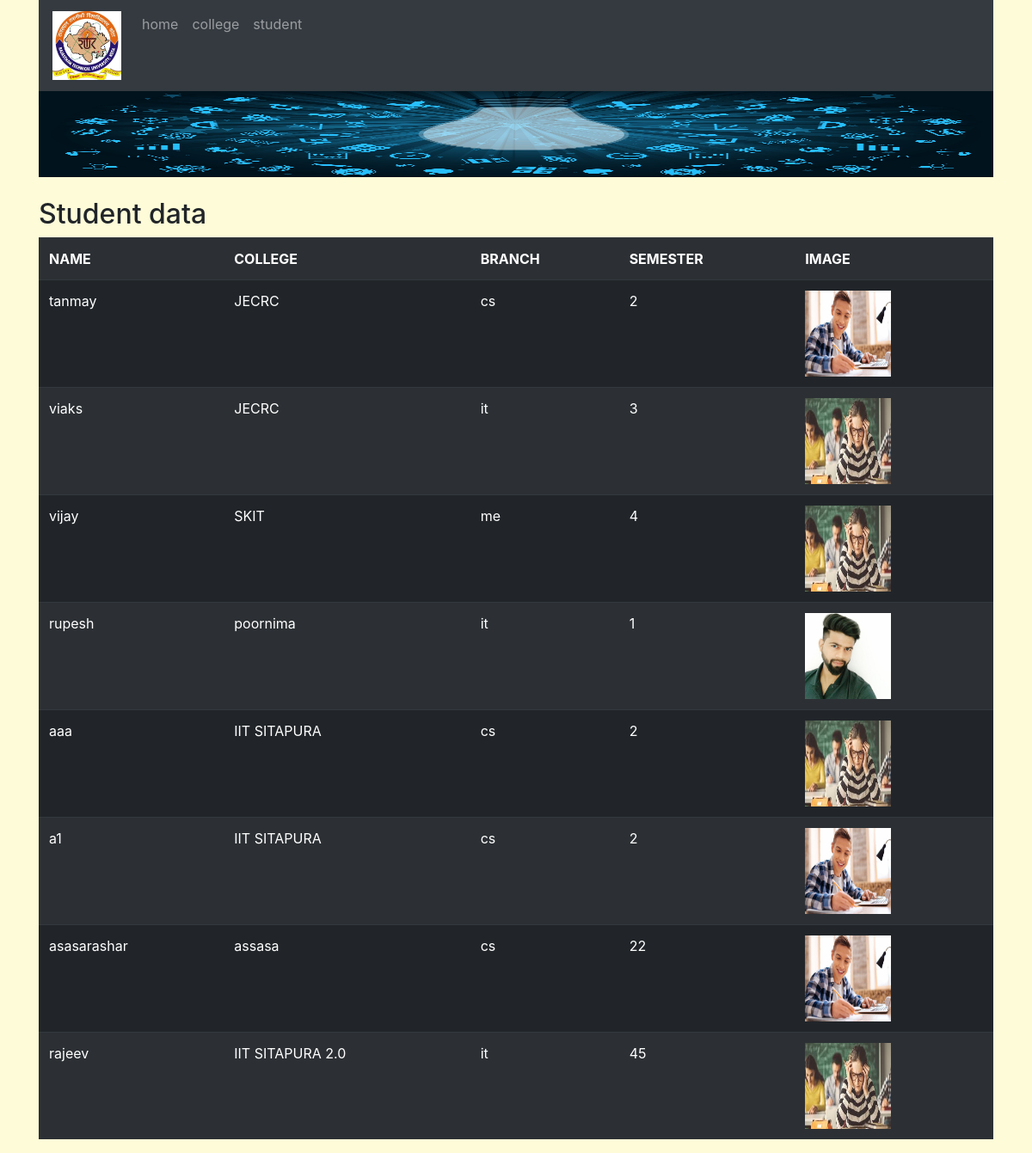
The page /student/ on the database its author committed.
### College/models.py (models this page shows, shortened)
class Student(models.Model):
    name= models.CharField(max_length=256)
    college= models.ForeignKey(College,on_delete=models.CASCADE)
    branch= models.CharField(max_length=25)
    semester= models.IntegerField()
    student_image = models.ImageField(upload_to= 'student/')

class College(models.Model):
    name = models.CharField(max_length=256)
    principal = models.CharField(max_length=100)
    location = models.CharField(max_length=256)
    college_image = models.ImageField(upload_to = 'college/')
    def __str__(self):
        return '{}'.format(self.name)

### College/views.py (the view)
# urls.py: path('student/',views.student,name='student'),
def student(request):
    student = Student.objects.all()
    return render(request,'college/student.html',{'S':student,'title':'Student'})

### templates/college/student.html (shortened to what this page needs)
{% extends 'college/base.html' %}
{% load static %}
    {% block content %}
    <div class="container">
      <br>
      <h2>Student data</h2>
      <table class="table table-striped table-hover table-dark">
        <th>NAME</th>
        <th>COLLEGE</th>
        <th>BRANCH</th>
        <th>SEMESTER</th>
        <th>IMAGE</th>
        {% for i in S %}
        <tr>
          <td>{{i.name}}</td>
          <td>{{i.college}}</td>
          <td>{{i.branch}}</td>
          <td>{{i.semester}}</td>
          <td> <img class="table_images" src="{{i.student_image.url}}" alt="not found"> </td>
        </tr>
        {% endfor %}
      </table>
    </div>
    {% endblock %}

### templates/college/base.html (style rules this page uses)
.table_images { width: 100px ; height:100px; }
body { background-color: #fefbd8; }

### rows shown on the page
Student: name "tanmay", college "JECRC", branch "cs", semester "2", student_image (picture)
Student: name "viaks", college "JECRC", branch "it", semester "3", student_image (picture)
Student: name "vijay", college "SKIT", branch "me", semester "4", student_image (picture)
Student: name "rupesh", college "poornima", branch "it", semester "1", student_image (picture)
Student: name "aaa", college "IIT SITAPURA", branch "cs", semester "2", student_image (picture)
Student: name "a1", college "IIT SITAPURA", branch "cs", semester "2", student_image (picture)
Student: name "asasarashar", college "assasa", branch "cs", semester "22", student_image (picture)
Student: name "rajeev", college "IIT SITAPURA 2.0", branch "it", semester "45", student_image (picture)
